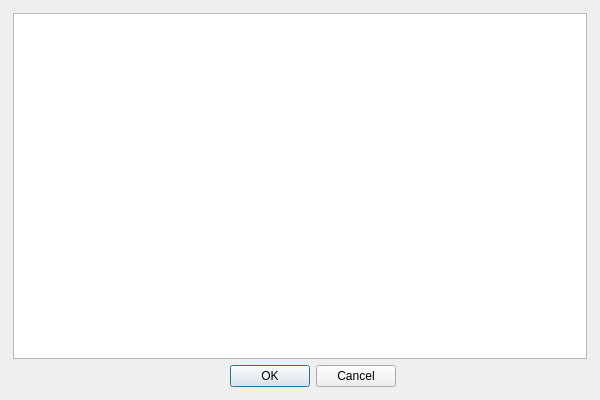
<?xml version="1.0" encoding="UTF-8"?>
<ui version="4.0">
 <class>OpenDialogClass</class>
 <widget class="QDialog" name="OpenDialogClass">
  <property name="geometry">
   <rect>
    <x>0</x>
    <y>0</y>
    <width>600</width>
    <height>400</height>
   </rect>
  </property>
  <property name="windowTitle">
   <string>OpenDialog</string>
  </property>
  <layout class="QHBoxLayout" name="horizontalLayout_2">
   <item>
    <widget class="QWidget" name="widget" native="true">
     <layout class="QVBoxLayout" name="verticalLayout">
      <property name="leftMargin">
       <number>2</number>
      </property>
      <property name="topMargin">
       <number>2</number>
      </property>
      <property name="rightMargin">
       <number>2</number>
      </property>
      <property name="bottomMargin">
       <number>2</number>
      </property>
      <item>
       <widget class="QListView" name="listView">
        <property name="layoutDirection">
         <enum>Qt::LeftToRight</enum>
        </property>
       </widget>
      </item>
      <item>
       <layout class="QHBoxLayout" name="horizontalLayout">
        <item>
         <spacer name="horizontalSpacer">
          <property name="orientation">
           <enum>Qt::Horizontal</enum>
          </property>
          <property name="sizeHint" stdset="0">
           <size>
            <width>40</width>
            <height>20</height>
           </size>
          </property>
         </spacer>
        </item>
        <item>
         <widget class="QDialogButtonBox" name="buttonBox">
          <property name="orientation">
           <enum>Qt::Horizontal</enum>
          </property>
          <property name="standardButtons">
           <set>QDialogButtonBox::Cancel|QDialogButtonBox::Ok</set>
          </property>
          <property name="centerButtons">
           <bool>false</bool>
          </property>
         </widget>
        </item>
        <item>
         <spacer name="horizontalSpacer_2">
          <property name="orientation">
           <enum>Qt::Horizontal</enum>
          </property>
          <property name="sizeHint" stdset="0">
           <size>
            <width>40</width>
            <height>20</height>
           </size>
          </property>
         </spacer>
        </item>
       </layout>
      </item>
     </layout>
    </widget>
   </item>
  </layout>
 </widget>
 <layoutdefault spacing="6" margin="11"/>
 <resources/>
 <connections/>
</ui>
